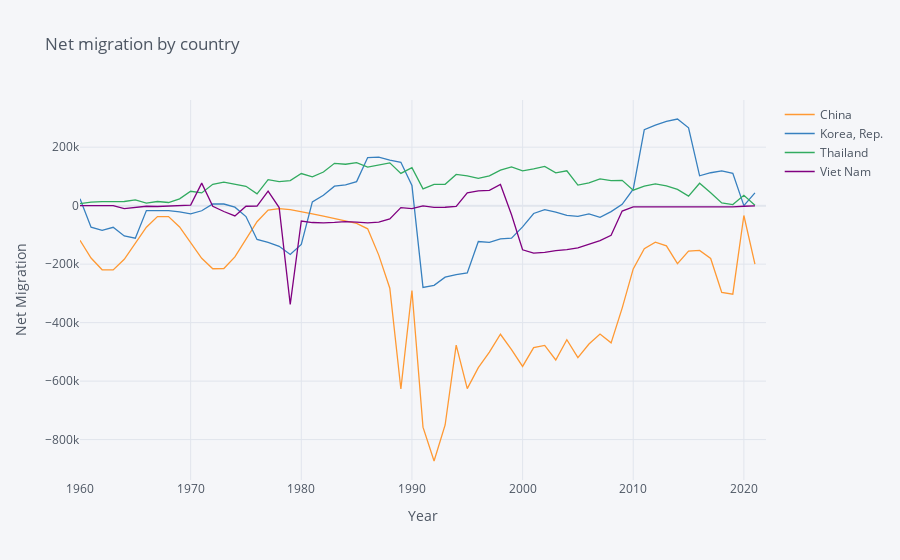

The cell this chart's notebook holds for it:
### Code cell
import numpy as np

variable_labels = {"SM.POP.NETM":"Net migration"
                  }

# Three letter codes come from wbdata.get_country()
countries = {"KOR":"Korea, Rep.",
             "CHN":"China",
             "THA":"Thailand",
             "VNM":"Viet Nam"
            }

df = wbdata.get_dataframe(variable_labels, country = countries).squeeze()

df = df.unstack('country')
# Date index is of type string; change to integers
df.index = df.index.astype(int)

# Differences (over time) in logs give us growth rates
df.iplot(title="Net migration by country",
                        yTitle="Net Migration",xTitle='Year')
